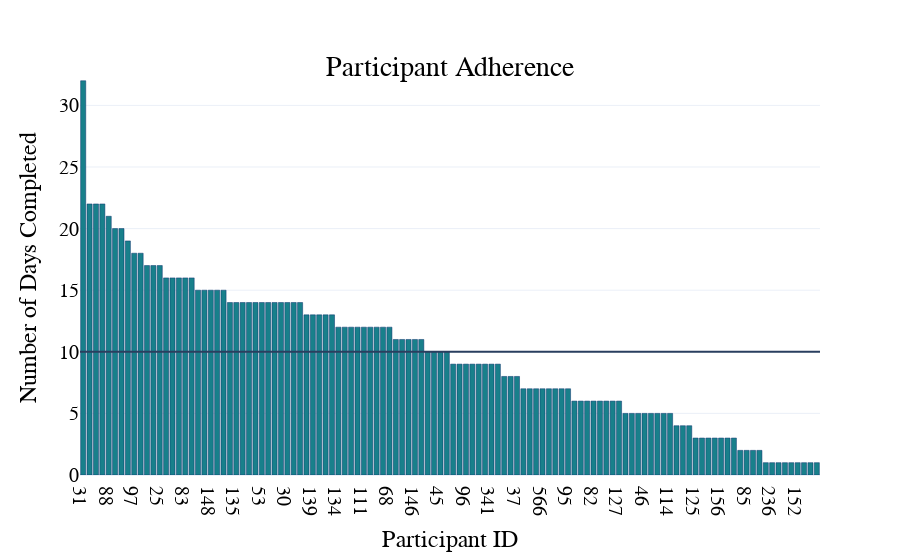

Source (notebook cell):
### Code cell
fig = px.bar(df_sorted,x=df_pid_str.tolist(),y=df_sorted["N_Days_Hr"].sort_values(ascending=False))#text="N_Days_Hr"
fig.add_hline(y=10)

fig.update_yaxes(title_text="Number of Days Completed",title_font_family="IBM Plex San", row=1, col=1)
fig.update_xaxes(title_text="Participant ID", title_font_family="IBM Plex San",row=1, col=1) #  tickangle=35,tickvals=df.index,showticklabels=True
fig.update_traces(marker_color='rgb(24, 128, 139)', marker_line_color='rgb(8,48,107)')
fig.update_layout(font=dict(
        family="IBM Plex San",
        size=20,
        color="black"
    ),
                title={
                    'text': "Participant Adherence",
                    'y':0.9,
                    'x':0.5,
                    'xanchor': 'center',
                    'yanchor': 'top'
                }
    )

### Figure 1 — Plotly figure (JSON) as saved in the notebook; plotly's stock layout.template omitted (floating-point values rounded to 4 significant figures)
{"data": [{"alignmentgroup": "True", "hovertemplate": "x=%{x}<br>y=%{y}<extra></extra>", "legendgroup": "", "marker": {"color": "rgb(24, 128, 139)", "line": {"color": "rgb(8,48,107)"}, "pattern": {"shape": ""}}, "name": "", "offsetgroup": "", "orientation": "v", "showlegend": false, "textposition": "auto", "type": "bar", "x": ["31", "26", "807", "58", "88", "24", "22", "40", "97", "419", "36", "75", "25", "584", "52", "118", "83", "27", "727", "136", "148", "113", "56", "72", "135", "310", "128", "90", "53", "51", "103", "33", "30", "29", "80", "44", "139", "104", "74", "78", "134", "131", "145", "106", "111", "23", "28", "54", "68", "34", "50", "35", "146", "38", "71", "129", "45", "42", "137", "43", "96", "918", "87", "784", "341", "107", "21", "59", "37", "186", "443", "909", "566", "98", "105", "84", "95", "120", "55", "81", "82", "149", "91", "941", "127", "800", "100", "457", "46", "110", "121", "693", "114", "140", "109", "93", "125", "57", "102", "63", "156", "150", "49", "158", "85", "142", "66", "108", "236", "64", "115", "89", "152", "130", "143", "151"], "xaxis": "x", "y": [32, 22, 22, 22, 21, 20, 20, 19, 18, 18, 17, 17, 17, 16, 16, 16, 16, 16, 15, 15, 15, 15, 15, 14, 14, 14, 14, 14, 14, 14, 14, 14, 14, 14, 14, 13, 13, 13, 13, 13, 12, 12, 12, 12, 12, 12, 12, 12, 12, 11, 11, 11, 11, 11, 10, 10, 10, 10, 9, 9, 9, 9, 9, 9, 9, 9, 8, 8, 8, 7, 7, 7, 7, 7, 7, 7, 7, 6, 6, 6, 6, 6, 6, 6, 6, 5, 5, 5, 5, 5, 5, 5, 5, 4, 4, 4, 3, 3, 3, 3, 3, 3, 3, 2, 2, 2, 2, 1, 1, 1, 1, 1, 1, 1, 1, 1], "yaxis": "y"}], "layout": {"barmode": "relative", "font": {"color": "black", "family": "IBM Plex San", "size": 20}, "legend": {"tracegroupgap": 0}, "margin": {"t": 60}, "shapes": [{"type": "line", "x0": 0, "x1": 1, "xref": "x domain", "y0": 10, "y1": 10, "yref": "y"}], "title": {"text": "Participant Adherence", "x": 0.5, "xanchor": "center", "y": 0.9, "yanchor": "top"}, "xaxis": {"anchor": "y", "domain": [0, 1], "title": {"font": {"family": "IBM Plex San"}, "text": "Participant ID"}}, "yaxis": {"anchor": "x", "domain": [0, 1], "title": {"font": {"family": "IBM Plex San"}, "text": "Number of Days Completed"}}}}
